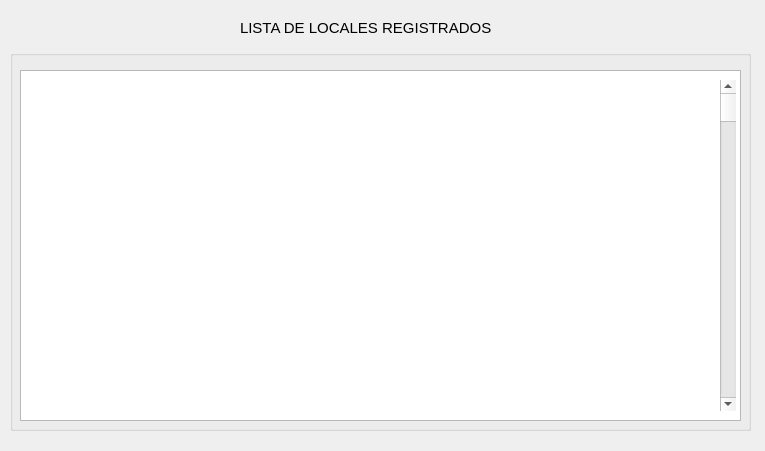
<?xml version="1.0" encoding="UTF-8"?>
<ui version="4.0">
 <class>mostrarLocalesGUI</class>
 <widget class="QDialog" name="mostrarLocalesGUI">
  <property name="geometry">
   <rect>
    <x>0</x>
    <y>0</y>
    <width>765</width>
    <height>451</height>
   </rect>
  </property>
  <property name="windowTitle">
   <string>Lista de Locales Registrados</string>
  </property>
  <widget class="QGroupBox" name="groupBox">
   <property name="geometry">
    <rect>
     <x>10</x>
     <y>50</y>
     <width>741</width>
     <height>381</height>
    </rect>
   </property>
   <property name="title">
    <string/>
   </property>
   <widget class="QColumnView" name="columnView">
    <property name="geometry">
     <rect>
      <x>10</x>
      <y>20</y>
      <width>721</width>
      <height>351</height>
     </rect>
    </property>
   </widget>
   <widget class="QScrollBar" name="verticalScrollBar">
    <property name="geometry">
     <rect>
      <x>710</x>
      <y>30</y>
      <width>16</width>
      <height>331</height>
     </rect>
    </property>
    <property name="orientation">
     <enum>Qt::Vertical</enum>
    </property>
   </widget>
  </widget>
  <widget class="QLabel" name="label">
   <property name="geometry">
    <rect>
     <x>240</x>
     <y>20</y>
     <width>281</width>
     <height>16</height>
    </rect>
   </property>
   <property name="font">
    <font>
     <pointsize>11</pointsize>
    </font>
   </property>
   <property name="text">
    <string>LISTA DE LOCALES REGISTRADOS</string>
   </property>
  </widget>
 </widget>
 <resources/>
 <connections/>
</ui>
